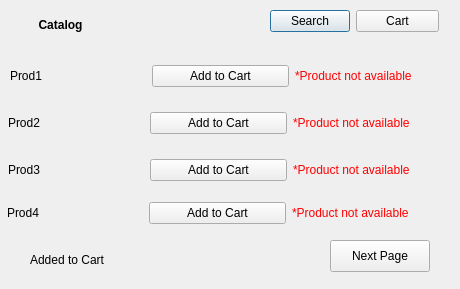
<?xml version="1.0" encoding="UTF-8"?>
<ui version="4.0">
 <class>products</class>
 <widget class="QDialog" name="products">
  <property name="geometry">
   <rect>
    <x>0</x>
    <y>0</y>
    <width>460</width>
    <height>289</height>
   </rect>
  </property>
  <property name="windowTitle">
   <string>Dialog</string>
  </property>
  <widget class="QLabel" name="label">
   <property name="geometry">
    <rect>
     <x>10</x>
     <y>10</y>
     <width>101</width>
     <height>31</height>
    </rect>
   </property>
   <property name="text">
    <string>&lt;html&gt;&lt;head/&gt;&lt;body&gt;&lt;p align=&quot;center&quot;&gt;&lt;span style=&quot; font-weight:700;&quot;&gt;Catalog&lt;/span&gt;&lt;/p&gt;&lt;/body&gt;&lt;/html&gt;</string>
   </property>
  </widget>
  <widget class="QWidget" name="layoutWidget">
   <property name="geometry">
    <rect>
     <x>270</x>
     <y>10</y>
     <width>169</width>
     <height>31</height>
    </rect>
   </property>
   <layout class="QFormLayout" name="formLayout">
    <item row="0" column="0">
     <widget class="QPushButton" name="searchbutton">
      <property name="text">
       <string>Search</string>
      </property>
     </widget>
    </item>
    <item row="0" column="1">
     <widget class="QPushButton" name="gotocart">
      <property name="text">
       <string>Cart</string>
      </property>
     </widget>
    </item>
   </layout>
  </widget>
  <widget class="QPushButton" name="nextPage">
   <property name="geometry">
    <rect>
     <x>330</x>
     <y>240</y>
     <width>100</width>
     <height>32</height>
    </rect>
   </property>
   <property name="text">
    <string>Next Page</string>
   </property>
  </widget>
  <widget class="QLabel" name="productsCart">
   <property name="geometry">
    <rect>
     <x>30</x>
     <y>250</y>
     <width>241</width>
     <height>20</height>
    </rect>
   </property>
   <property name="text">
    <string>Added to Cart</string>
   </property>
  </widget>
  <widget class="QWidget" name="">
   <property name="geometry">
    <rect>
     <x>10</x>
     <y>60</y>
     <width>421</width>
     <height>32</height>
    </rect>
   </property>
   <layout class="QHBoxLayout" name="horizontalLayout">
    <item>
     <widget class="QLabel" name="prod1">
      <property name="text">
       <string>Prod1</string>
      </property>
     </widget>
    </item>
    <item>
     <widget class="QPushButton" name="product1">
      <property name="text">
       <string>Add to Cart</string>
      </property>
     </widget>
    </item>
    <item>
     <widget class="QLabel" name="na1">
      <property name="text">
       <string>&lt;html&gt;&lt;head/&gt;&lt;body&gt;&lt;p&gt;&lt;span style=&quot; color:#ff0000;&quot;&gt;*Product not available&lt;/span&gt;&lt;/p&gt;&lt;/body&gt;&lt;/html&gt;</string>
      </property>
     </widget>
    </item>
   </layout>
  </widget>
  <widget class="QWidget" name="">
   <property name="geometry">
    <rect>
     <x>8</x>
     <y>107</y>
     <width>421</width>
     <height>32</height>
    </rect>
   </property>
   <layout class="QHBoxLayout" name="horizontalLayout_2">
    <item>
     <widget class="QLabel" name="prod2">
      <property name="text">
       <string>Prod2</string>
      </property>
     </widget>
    </item>
    <item>
     <widget class="QPushButton" name="product2">
      <property name="text">
       <string>Add to Cart</string>
      </property>
     </widget>
    </item>
    <item>
     <widget class="QLabel" name="na2">
      <property name="text">
       <string>&lt;html&gt;&lt;head/&gt;&lt;body&gt;&lt;p&gt;&lt;span style=&quot; color:#ff0000;&quot;&gt;*Product not available&lt;/span&gt;&lt;/p&gt;&lt;/body&gt;&lt;/html&gt;</string>
      </property>
     </widget>
    </item>
   </layout>
  </widget>
  <widget class="QWidget" name="">
   <property name="geometry">
    <rect>
     <x>8</x>
     <y>154</y>
     <width>421</width>
     <height>32</height>
    </rect>
   </property>
   <layout class="QHBoxLayout" name="horizontalLayout_3">
    <item>
     <widget class="QLabel" name="prod3">
      <property name="text">
       <string>Prod3</string>
      </property>
     </widget>
    </item>
    <item>
     <widget class="QPushButton" name="product3">
      <property name="text">
       <string>Add to Cart</string>
      </property>
     </widget>
    </item>
    <item>
     <widget class="QLabel" name="na3">
      <property name="text">
       <string>&lt;html&gt;&lt;head/&gt;&lt;body&gt;&lt;p&gt;&lt;span style=&quot; color:#ff0000;&quot;&gt;*Product not available&lt;/span&gt;&lt;/p&gt;&lt;/body&gt;&lt;/html&gt;</string>
      </property>
     </widget>
    </item>
   </layout>
  </widget>
  <widget class="QWidget" name="">
   <property name="geometry">
    <rect>
     <x>7</x>
     <y>197</y>
     <width>421</width>
     <height>32</height>
    </rect>
   </property>
   <layout class="QHBoxLayout" name="horizontalLayout_4">
    <item>
     <widget class="QLabel" name="prod4">
      <property name="text">
       <string>Prod4</string>
      </property>
     </widget>
    </item>
    <item>
     <widget class="QPushButton" name="product4">
      <property name="text">
       <string>Add to Cart</string>
      </property>
     </widget>
    </item>
    <item>
     <widget class="QLabel" name="na4">
      <property name="text">
       <string>&lt;html&gt;&lt;head/&gt;&lt;body&gt;&lt;p&gt;&lt;span style=&quot; color:#ff0000;&quot;&gt;*Product not available&lt;/span&gt;&lt;/p&gt;&lt;/body&gt;&lt;/html&gt;</string>
      </property>
     </widget>
    </item>
   </layout>
  </widget>
 </widget>
 <resources/>
 <connections/>
</ui>
